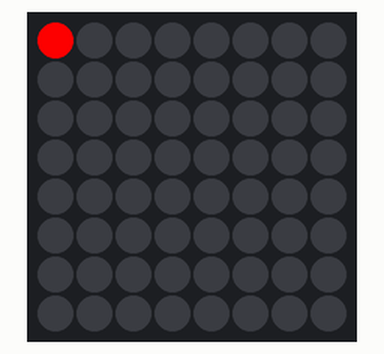
A program run on a simulated Raspberry Pi (BCM pin numbers) with a Sense HAT. On the bench: the Sense HAT's 8×8 RGB LED matrix.

Above: at 0.1 s.
At 2.1 s:
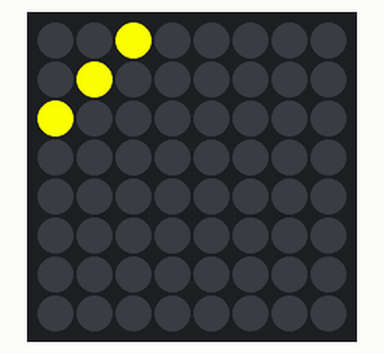
At 4.1 s:
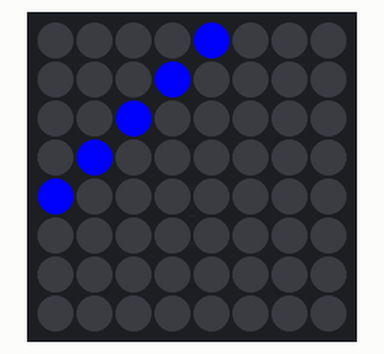
At 8.1 s:
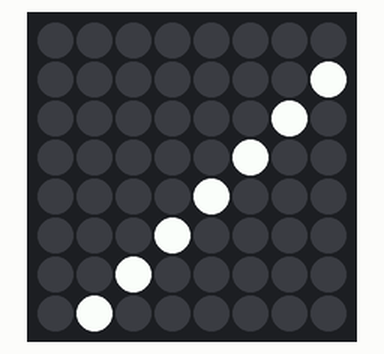
At 12.1 s:
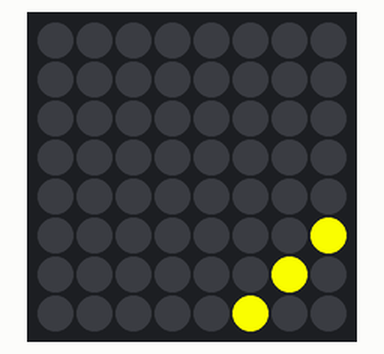
At 16.1 s:
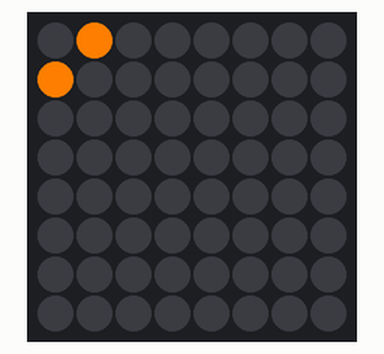

Measured:
- by itself, everything shown: repeats every 15.0 s, in 15 steps
- what the display in image 1 shows lasts 1.0 s, from 2.0 s to 3.0 s

The program:

lab2_4.py
```python
from sense_hat import SenseHat
import time

sense = SenseHat()


#Task 4
sense = SenseHat()
red = (255, 0, 0)
orange = (255, 127, 0)
yellow =(255, 255, 0)
green = (0, 255, 0)
blue = (0,0,255)
indigo = (75, 0, 130)
white = (255, 255, 255)
black = (0,0,0)

while True:
    sense.set_pixel(0, 0, red)
    time.sleep(1)
    sense.clear()
    sense.set_pixel(0, 1, orange)
    sense.set_pixel(1, 0, orange)
    time.sleep(1)
    sense.clear()
    sense.set_pixel(0, 2, yellow)
    sense.set_pixel(2, 0, yellow)
    sense.set_pixel(1, 1, yellow)
    time.sleep(1)
    sense.clear()
    sense.set_pixel(0, 3, green)
    sense.set_pixel(2, 1, green)
    sense.set_pixel(1, 2, green)
    sense.set_pixel(3, 0, green)
    time.sleep(1)
    sense.clear()
    sense.set_pixel(0, 4, blue)
    sense.set_pixel(3, 1, blue)
    sense.set_pixel(2, 2, blue)
    sense.set_pixel(1, 3, blue)
    sense.set_pixel(4, 0, blue)
    time.sleep(1)
    sense.clear()
    sense.set_pixel(0, 5, indigo)
    sense.set_pixel(4, 1, indigo)
    sense.set_pixel(3, 2, indigo)
    sense.set_pixel(2, 3, indigo)
    sense.set_pixel(1, 4, indigo)
    sense.set_pixel(5, 0, indigo)
    time.sleep(1)
    sense.clear()
    sense.set_pixel(0, 6, white)
    sense.set_pixel(1, 5, white)
    sense.set_pixel(2, 4, white)
    sense.set_pixel(3, 3, white)
    sense.set_pixel(4, 2, white)
    sense.set_pixel(5, 1, white)
    sense.set_pixel(6, 0, white)
    time.sleep(1)
    sense.clear()
    sense.set_pixel(0, 7, black)
    sense.set_pixel(1, 6, black)
    sense.set_pixel(2, 5, black)
    sense.set_pixel(3, 4, black)
    sense.set_pixel(4, 3, black)
    sense.set_pixel(5, 2, black)
    sense.set_pixel(6, 1, black)
    sense.set_pixel(7, 0, black)
    time.sleep(1)
    sense.clear()
    sense.set_pixel(1, 7, white)
    sense.set_pixel(2, 6, white)
    sense.set_pixel(3, 5, white)
    sense.set_pixel(4, 4, white)
    sense.set_pixel(5, 3, white)
    sense.set_pixel(6, 2, white)
    sense.set_pixel(7, 1, white)
    time.sleep(1)
    sense.clear()
    sense.set_pixel(2, 7, indigo)
    sense.set_pixel(3, 6, indigo)
    sense.set_pixel(4, 5, indigo)
    sense.set_pixel(5, 4, indigo)
    sense.set_pixel(6, 3, indigo)
    sense.set_pixel(7, 2, indigo)
    time.sleep(1)
    sense.clear()
    sense.set_pixel(3, 7, blue)
    sense.set_pixel(4, 6, blue)
    sense.set_pixel(5, 5, blue)
    sense.set_pixel(6, 4, blue)
    sense.set_pixel(7, 3, blue)
    time.sleep(1)
    sense.clear()
    sense.set_pixel(4, 7, green)
    sense.set_pixel(5, 6, green)
    sense.set_pixel(6, 5, green)
    sense.set_pixel(7, 4, green)
    time.sleep(1)
    sense.clear()
    sense.set_pixel(5, 7, yellow)
    sense.set_pixel(6, 6, yellow)
    sense.set_pixel(7, 5, yellow)
    time.sleep(1)
    sense.clear()
    sense.set_pixel(6, 7, orange)
    sense.set_pixel(7, 6, orange)
    time.sleep(1)
    sense.clear()
    sense.set_pixel(7, 7, red)
    time.sleep(1)
    sense.clear()
```
